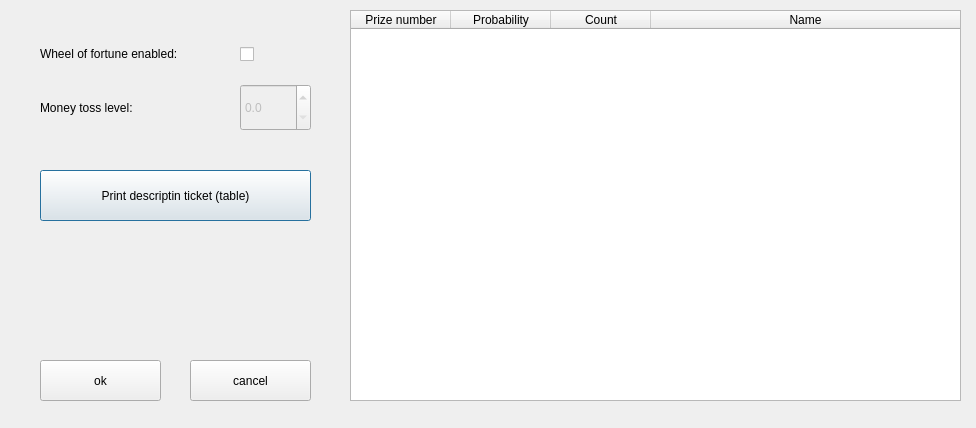
<?xml version="1.0" encoding="UTF-8"?>
<ui version="4.0">
 <class>WheelSettings</class>
 <widget class="QDialog" name="WheelSettings">
  <property name="geometry">
   <rect>
    <x>0</x>
    <y>0</y>
    <width>976</width>
    <height>428</height>
   </rect>
  </property>
  <property name="windowTitle">
   <string>Dialog</string>
  </property>
  <widget class="QPushButton" name="okButton">
   <property name="geometry">
    <rect>
     <x>40</x>
     <y>360</y>
     <width>121</width>
     <height>41</height>
    </rect>
   </property>
   <property name="text">
    <string>ok</string>
   </property>
   <property name="autoDefault">
    <bool>false</bool>
   </property>
  </widget>
  <widget class="QPushButton" name="cancelButton">
   <property name="geometry">
    <rect>
     <x>190</x>
     <y>360</y>
     <width>121</width>
     <height>41</height>
    </rect>
   </property>
   <property name="text">
    <string>cancel</string>
   </property>
   <property name="autoDefault">
    <bool>false</bool>
   </property>
  </widget>
  <widget class="QWidget" name="gridLayoutWidget">
   <property name="geometry">
    <rect>
     <x>40</x>
     <y>30</y>
     <width>271</width>
     <height>101</height>
    </rect>
   </property>
   <layout class="QGridLayout" name="gridLayout" columnstretch="3,1">
    <item row="0" column="0">
     <widget class="QLabel" name="label">
      <property name="text">
       <string>Wheel of fortune enabled:</string>
      </property>
     </widget>
    </item>
    <item row="0" column="1">
     <widget class="QCheckBox" name="fortuneCheckBox">
      <property name="sizePolicy">
       <sizepolicy hsizetype="Minimum" vsizetype="Expanding">
        <horstretch>0</horstretch>
        <verstretch>0</verstretch>
       </sizepolicy>
      </property>
      <property name="text">
       <string/>
      </property>
     </widget>
    </item>
    <item row="1" column="0">
     <widget class="QLabel" name="label_2">
      <property name="text">
       <string>Money toss level:</string>
      </property>
     </widget>
    </item>
    <item row="1" column="1">
     <widget class="QDoubleSpinBox" name="moneySpinBox">
      <property name="enabled">
       <bool>false</bool>
      </property>
      <property name="sizePolicy">
       <sizepolicy hsizetype="Minimum" vsizetype="Expanding">
        <horstretch>0</horstretch>
        <verstretch>0</verstretch>
       </sizepolicy>
      </property>
      <property name="decimals">
       <number>1</number>
      </property>
      <property name="maximum">
       <double>10000.000000000000000</double>
      </property>
     </widget>
    </item>
   </layout>
  </widget>
  <widget class="QTableWidget" name="probTableWidget">
   <property name="geometry">
    <rect>
     <x>350</x>
     <y>10</y>
     <width>611</width>
     <height>391</height>
    </rect>
   </property>
   <property name="showGrid">
    <bool>true</bool>
   </property>
   <attribute name="horizontalHeaderStretchLastSection">
    <bool>true</bool>
   </attribute>
   <attribute name="verticalHeaderVisible">
    <bool>false</bool>
   </attribute>
   <column>
    <property name="text">
     <string>Prize number</string>
    </property>
   </column>
   <column>
    <property name="text">
     <string>Probability</string>
    </property>
   </column>
   <column>
    <property name="text">
     <string>Count</string>
    </property>
   </column>
   <column>
    <property name="text">
     <string>Name</string>
    </property>
   </column>
  </widget>
  <widget class="QPushButton" name="descriptionTicket">
   <property name="geometry">
    <rect>
     <x>40</x>
     <y>170</y>
     <width>271</width>
     <height>51</height>
    </rect>
   </property>
   <property name="text">
    <string>Print descriptin ticket (table)</string>
   </property>
  </widget>
 </widget>
 <resources/>
 <connections/>
</ui>
